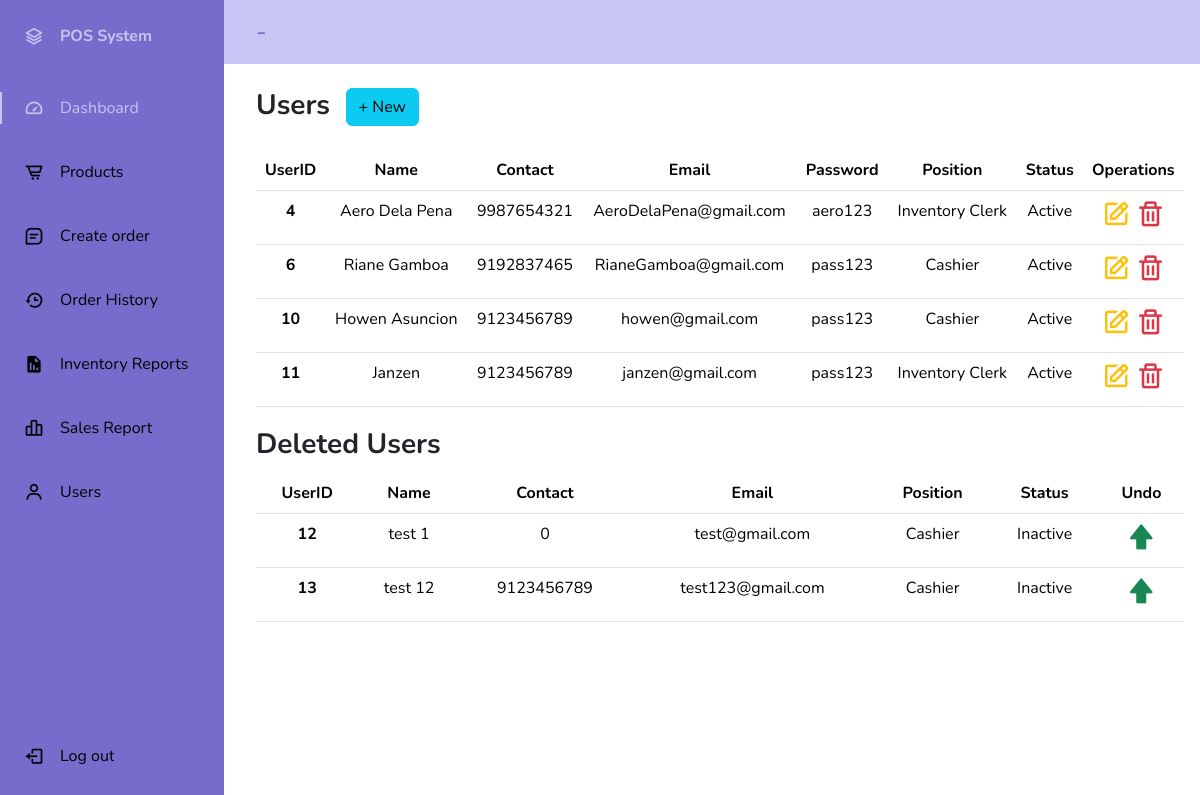
Page /Manager/users/allUsers.php on the committed database.
### tables this page shows
CREATE TABLE `users` (
  `userID` int(11) NOT NULL,
  `Name` varchar(100) NOT NULL,
  `Contact` bigint(100) NOT NULL,
  `Email` varchar(100) NOT NULL,
  `Password` varchar(100) NOT NULL,
  `Position` varchar(100) NOT NULL,
  `Status` varchar(100) NOT NULL,
  `Archive` varchar(100) NOT NULL
);

### Manager/users/allUsers.php (the view, shortened to what this page needs)
<?php
include '../includes/dbconn.php';
?>
<!doctype html>
<html lang="en">
<head>
    <link href="https://cdn.jsdelivr.net/npm/bootstrap@5.3.2/dist/css/bootstrap.min.css" rel="stylesheet">
    <link href="https://cdn.jsdelivr.net/npm/boxicons@latest/css/boxicons.min.css" rel="stylesheet">
    <link rel="stylesheet" href="../includes/style.css">
</head>
<body id="body-pd">
<header class="header" id="header">
        <div class="header_toggle"><?php echo $_SESSION['Name'] . ' - ' . $_SESSION['Position'] ?></div>
        <div class="header_img"> <img src="https://visualpharm.com/assets/381/Admin-595b40b65ba036ed117d3b23.svg" alt=""> </div>
    </header>
    <div class="l-navbar" id="nav-bar">
    <nav class="nav">
            <div>
                <a href="" class="nav_logo">
                    <i class='bx bx-layer nav_logo-icon'></i>
                    <span class="nav_logo-name">POS System</span>
                </a>
                <div class="nav_list">
                    <a href="../dashboard/dashboard.php" class="nav_link active">
                        <i class='bx bx-tachometer nav_icon'></i>
                        <span class="nav_name">Dashboard</span>
                    </a>
                    <a href="../products/allProducts.php" class="nav_link">
                        <i class='bx bx-cart-alt nav_icon'></i>
                        <span class="nav_name">Products</span>
                    </a>
                    <a href="../CreateOrder/createOrder.php" class="nav_link">
                        <i class='bx bx-message-square-detail nav_icon'></i>
                        <span class="nav_name">Create order</span>
                    </a>
                    <a href="../orderHistory/history.php" class="nav_link">
                        <i class='bx bx-history nav_icon'></i>
                        <span class="nav_name">Order History</span>
                    </a>
                    <a href="../Inventory Report/inventoryReport.php" class="nav_link">
                        <i class='bx bxs-report nav_icon'></i>
                        <span class="nav_name">Inventory Reports</span>
                    </a> <a href="../SalesReport/salesReport.php" class="nav_link">
                        <i class='bx bx-bar-chart-alt-2 nav_icon'></i>
                        <span class="nav_name">Sales Report</span>
                    </a>
                    <a href="../users/allUsers.php" class="nav_link">
                        <i class='bx bx-user nav_icon'></i>
                        <span class="nav_name">Users</span>
                    </a>
                </div>
            </div>
            <a href="../logout.php" class="nav_link">
                <i class='bx bx-log-out nav_icon'></i>
                <span class="nav_name">Log out</span>
            </a>
        </nav>
    </div>
    <div class="bg-body text-center">
        <p class="text-start fw-bold fs-3 my-2">Users
        <a href="addUser.php" class="btn btn-info my-3 mx-2">+ New </a>
        </p>
        <table class="table">
            <thead>
                <tr>
                    <th scope="col">UserID</th>
                    <th scope="col">Name</th>
                    <th scope="col">Contact</th>
                    <th scope="col">Email</th>
                    <th scope="col">Password</th>
                    <th scope="col">Position</th>
                    <th scope="col">Status</th>
                    <th scope="col">Operations</th>
                </tr>
            </thead>
            <tbody>
                <?php
                $sql = "SELECT * FROM `users` WHERE `Position` != 'Admin' AND `Position` != 'Manager' AND `Archive` != 'Yes'";
                $result = mysqli_query($conn, $sql);
                while ($row = $result->fetch_assoc()) {
                ?>
                    <tr>
                        <th scope="row"><?php echo $row['userID']; ?></th>
                        <td><?php echo $row['Name']; ?></td>
                        <td><?php echo $row['Contact']; ?></td>
                        <td><?php echo $row['Email']; ?></td>
                        <td><?php echo $row['Password']; ?></td>
                        <td><?php echo $row['Position']; ?></td>
                        <td><?php echo $row['Status']; ?></td>
                        <td>
                            <a href="editUser.php?userID=<?php echo $row['userID']; ?>"><i class='bx bx-edit text-warning' style="font-size: 30px;"></i></a>
                            <a href="deleteUser.php?userID=<?php echo $row['userID']; ?>"><i class='bx bx-trash text-danger' style="font-size: 30px;"></i></a>
                        </td>
                    </tr>
                <?php
                }
                ?>
            </tbody>
        </table>
        <p class="text-start fw-bold fs-3 my-2">Deleted Users</p>
        <table class="table">
            <thead>
                <tr>
                    <th scope="col">UserID</th>
                    <th scope="col">Name</th>
                    <th scope="col">Contact</th>
                    <th scope="col">Email</th>
                    <th scope="col">Position</th>
                    <th scope="col">Status</th>
                    <th scope="col">Undo</th>
                </tr>
            </thead>
            <tbody>
                <?php
                $sql = "SELECT * FROM `users` WHERE `Position` != 'Admin' AND `Archive` = 'Yes'";
                $result = mysqli_query($conn, $sql);
                while ($row = $result->fetch_assoc()) {
                ?>
                    <tr>
                        <th scope="row"><?php echo $row['userID']; ?></th>
                        <td><?php echo $row['Name']; ?></td>
                        <td><?php echo $row['Contact']; ?></td>
                        <td><?php echo $row['Email']; ?></td>
                        <td><?php echo $row['Position']; ?></td>
                        <td><?php echo $row['Status']; ?></td>
                        <td>
                            <a href="relistUser.php?userID=<?php echo $row['userID']; ?>" onclick="return confirmRelist();">
                                <i class='bx bxs-upvote text-success' style="font-size: 30px;"></i>
                            </a>
                        </td>
                    </tr>
                <?php
                }
                ?>
            </tbody>
        </table>
    </div>
</body>
</html>

### Manager/includes/style.css (style rules this page uses)
:root { --header-height: 3rem; --nav-width: 68px; --first-color: #776BCC; --first-color-light: black; --white-color: #C7C5F4; --body-font: 'Nunito', sans-serif; --normal-font-size: 1rem; --z-fixed: 100 }
* { overflow-x: hidden; }
body { position: relative; margin: var(--header-height) 0 0 0; padding: 0 1rem; font-family: var(--body-font); font-size: var(--normal-font-size); }
a { text-decoration: none; }
.header { width: 100%; height: var(--header-height); position: fixed; top: 0; left: 0; display: flex; align-items: center; justify-content: space-between; padding: 0 1rem; background-color: var(--white-color); z-index: var(--z-fixed); }
.header_toggle { color: var(--first-color); font-size: 1.6rem; cursor: pointer; }
.header_img { width: 35px; height: 35px; display: flex; justify-content: center; border-radius: 50%; overflow: hidden; }
.header_img img { width: 40px; }
.l-navbar { position: fixed; top: 0; left: -30%; width: var(--nav-width); height: 100vh; background-color: var(--first-color); padding: .5rem 1rem 0 0; z-index: var(--z-fixed); }
.nav { height: 100%; display: flex; flex-direction: column; justify-content: space-between; overflow: hidden; }
.nav_logo, .nav_link { display: grid; grid-template-columns: max-content max-content; align-items: center; column-gap: 1rem; padding: .5rem 0 .5rem 1.5rem; }
.nav_logo { margin-bottom: 2rem; }
.nav_logo-icon { font-size: 1.25rem; color: var(--white-color); }
.nav_logo-name { color: var(--white-color); font-weight: 700; }
.nav_link { position: relative; color: var(--first-color-light); margin-bottom: 1.5rem; }
.nav_icon { font-size: 1.25rem; }
.show { left: 0; }
.body-pd { padding-left: calc(var(--nav-width) + 1rem); }
.active { color: var(--white-color); }
.active::before { content: ''; position: absolute; left: 0; width: 2px; height: 32px; background-color: var(--white-color); }
@media screen and (min-width: 768px) { body { margin: calc(var(--header-height) + 1rem) 0 0 0; padding-left: calc(var(--nav-width) + 2rem); } }
@media screen and (min-width: 768px) { .header { height: calc(var(--header-height) + 1rem); padding: 0 2rem 0 calc(var(--nav-width) + 2rem); } }
@media screen and (min-width: 768px) { .header_img { width: 40px; height: 40px; } }
@media screen and (min-width: 768px) { .header_img img { width: 45px; } }
@media screen and (min-width: 768px) { .l-navbar { left: 0; padding: 1rem 1rem 0 0; } }
@media screen and (min-width: 768px) { .show { width: calc(var(--nav-width) + 156px); } }
@media screen and (min-width: 768px) { .body-pd { padding-left: calc(var(--nav-width) + 188px); } }

### rows in the picture
users: userID "4", Name "Aero Dela Pena", Contact "9987654321", Email "AeroDelaPena@gmail.com", Password "aero123", Position "Inventory Clerk", Status "Active"
users: userID "6", Name "Riane Gamboa", Contact "9192837465", Email "RianeGamboa@gmail.com", Password "pass123", Position "Cashier", Status "Active"
users: userID "10", Name "Howen Asuncion", Contact "9123456789", Email "howen@gmail.com", Password "pass123", Position "Cashier", Status "Active"
users: userID "11", Name "Janzen", Contact "9123456789", Email "janzen@gmail.com", Password "pass123", Position "Inventory Clerk", Status "Active"
users: userID "12", Name "test 1", Contact "0", Email "test@gmail.com", Position "Cashier", Status "Inactive"
users: userID "13", Name "test 12", Contact "9123456789", Email "test123@gmail.com", Position "Cashier", Status "Inactive"
